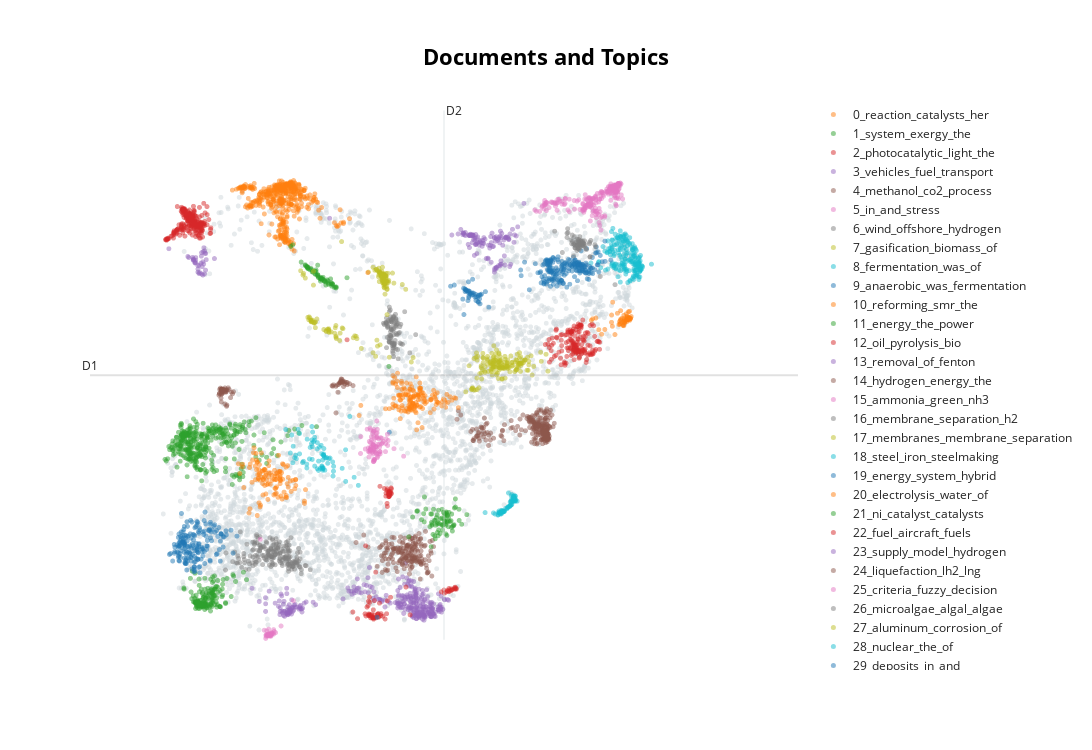

Source (notebook cell):
### Code cell
# Reduce outliers
new_topics = topic_model.reduce_outliers(abstracts, topics, probabilities=probs, 
                             threshold=0.1, strategy="probabilities")

#new_topics = topic_model.reduce_outliers(abstracts, topics, strategy="embeddings", threshold=0.1)

# Use the "c-TF-IDF" strategy with a threshold
#new_topics = topic_model.reduce_outliers(abstracts, topics , strategy="c-tf-idf", threshold=0.05)

# Reduce all outliers that are left with the "distributions" strategy
#new_topics = topic_model.reduce_outliers(abstracts, topics, strategy="distributions", threshold=0.1)

topic_model.update_topics(abstracts, topics=new_topics)
document_info = topic_model.get_document_info(abstracts)
topic_model.visualize_documents(abstracts, reduced_embeddings=reduced_embeddings, 
                                hide_document_hover=True, hide_annotations=True)

### Figure 1 — Plotly figure (JSON) as saved in the notebook; plotly's stock layout.template omitted (floating-point values rounded to 4 significant figures; data arrays with more than 128 entries replaced by an {"elided": "..."} marker saying what was removed)
{"data": [{"hoverinfo": "text", "marker": {"color": "#CFD8DC", "opacity": 0.5, "size": 5}, "mode": "markers+text", "name": "other", "showlegend": false, "type": "scattergl", "x": {"elided": "3164 float values"}, "y": {"elided": "3164 float values"}}, {"hoverinfo": "text", "marker": {"opacity": 0.5, "size": 5}, "mode": "markers+text", "name": "0_reaction_catalysts_her", "text": {"elided": "438 str values"}, "textfont": {"size": 12}, "type": "scattergl", "x": {"elided": "438 float values"}, "y": {"elided": "438 float values"}}, {"hoverinfo": "text", "marker": {"opacity": 0.5, "size": 5}, "mode": "markers+text", "name": "1_system_exergy_the", "text": {"elided": "353 str values"}, "textfont": {"size": 12}, "type": "scattergl", "x": {"elided": "353 float values"}, "y": {"elided": "353 float values"}}, {"hoverinfo": "text", "marker": {"opacity": 0.5, "size": 5}, "mode": "markers+text", "name": "2_photocatalytic_light_the", "text": {"elided": "236 str values"}, "textfont": {"size": 12}, "type": "scattergl", "x": {"elided": "236 float values"}, "y": {"elided": "236 float values"}}, {"hoverinfo": "text", "marker": {"opacity": 0.5, "size": 5}, "mode": "markers+text", "name": "3_vehicles_fuel_transport", "text": {"elided": "241 str values"}, "textfont": {"size": 12}, "type": "scattergl", "x": {"elided": "241 float values"}, "y": {"elided": "241 float values"}}, {"hoverinfo": "text", "marker": {"opacity": 0.5, "size": 5}, "mode": "markers+text", "name": "4_methanol_co2_process", "text": {"elided": "227 str values"}, "textfont": {"size": 12}, "type": "scattergl", "x": {"elided": "227 float values"}, "y": {"elided": "227 float values"}}, {"hoverinfo": "text", "marker": {"opacity": 0.5, "size": 5}, "mode": "markers+text", "name": "5_in_and_stress", "text": {"elided": "227 str values"}, "textfont": {"size": 12}, "type": "scattergl", "x": {"elided": "227 float values"}, "y": {"elided": "227 float values"}}, {"hoverinfo": "text", "marker": {"opacity": 0.5, "size": 5}, "mode": "markers+text", "name": "6_wind_offshore_hydrogen", "text": {"elided": "188 str values"}, "textfont": {"size": 12}, "type": "scattergl", "x": {"elided": "188 float values"}, "y": {"elided": "188 float values"}}, {"hoverinfo": "text", "marker": {"opacity": 0.5, "size": 5}, "mode": "markers+text", "name": "7_gasification_biomass_of", "text": {"elided": "160 str values"}, "textfont": {"size": 12}, "type": "scattergl", "x": {"elided": "160 float values"}, "y": {"elided": "160 float values"}}, {"hoverinfo": "text", "marker": {"opacity": 0.5, "size": 5}, "mode": "markers+text", "name": "8_fermentation_was_of", "text": {"elided": "192 str values"}, "textfont": {"size": 12}, "type": "scattergl", "x": {"elided": "192 float values"}, "y": {"elided": "192 float values"}}, {"hoverinfo": "text", "marker": {"opacity": 0.5, "size": 5}, "mode": "markers+text", "name": "9_anaerobic_was_fermentation", "text": {"elided": "198 str values"}, "textfont": {"size": 12}, "type": "scattergl", "x": {"elided": "198 float values"}, "y": {"elided": "198 float values"}}, {"hoverinfo": "text", "marker": {"opacity": 0.5, "size": 5}, "mode": "markers+text", "name": "10_reforming_smr_the", "text": {"elided": "143 str values"}, "textfont": {"size": 12}, "type": "scattergl", "x": {"elided": "143 float values"}, "y": {"elided": "143 float values"}}, {"hoverinfo": "text", "marker": {"opacity": 0.5, "size": 5}, "mode": "markers+text", "name": "11_energy_the_power", "text": {"elided": "155 str values"}, "textfont": {"size": 12}, "type": "scattergl", "x": {"elided": "155 float values"}, "y": {"elided": "155 float values"}}, {"hoverinfo": "text", "marker": {"opacity": 0.5, "size": 5}, "mode": "markers+text", "name": "12_oil_pyrolysis_bio", "text": {"elided": "155 str values"}, "textfont": {"size": 12}, "type": "scattergl", "x": {"elided": "155 float values"}, "y": {"elided": "155 float values"}}, {"hoverinfo": "text", "marker": {"opacity": 0.5, "size": 5}, "mode": "markers+text", "name": "13_removal_of_fenton", "text": ["", "", "", "", "", "", "", "", "", "", "", "", "", "", "", "", "", "", "", "", "", "", "", "", "", "", "", "", "", "", "", "", "", "", "", "", "", "", "", "", "", "", "", "", "", "", "", "", "", "", "", "", "", "", "", "", "", "", "", "", "", "", "", "", "", "", "", "", "", "", "", "", "", "", "", "", "", "", "", "", "", "", "", "", "", "", "", "", "", "", "", "", "", "", "", "", "", "", "", "", "", "", "", "", "", "", "", ""], "textfont": {"size": 12}, "type": "scattergl", "x": [9.832, 9.772, 9.554, 9.699, 9.465, 9.466, 9.838, 9.749, 9.375, 9.624, 9.728, 9.483, 9.868, 9.917, 9.905, 9.404, 9.936, 9.48, 9.604, 9.512, 9.804, 9.75, 9.756, 9.518, 9.861, 10.03, 9.798, 10.1, 9.35, 9.541, 9.817, 9.533, 9.876, 9.932, 9.579, 9.771, 9.451, 9.438, 9.916, 9.495, 9.706, 9.943, 9.466, 9.772, 9.453, 9.543, 9.442, 9.788, 9.673, 9.594, 9.774, 9.695, 9.99, 9.922, 9.714, 9.495, 9.886, 9.528, 9.828, 9.486, 9.819, 9.579, 9.497, 9.471, 9.524, 9.612, 9.799, 9.739, 9.491, 9.68, 9.712, 10.01, 9.551, 9.383, 9.318, 9.965, 9.244, 9.637, 9.502, 9.832, 9.822, 9.516, 9.774, 9.751, 9.373, 9.404, 9.57, 9.761, 9.447, 9.983, 9.459, 9.53, 9.613, 9.383, 9.849, 9.624, 9.391, 9.877, 9.674, 9.812, 9.482, 9.653, 9.534, 9.751, 9.82, 9.891, 9.888, 9.721], "y": [7.136, 7.076, 7.542, 7.485, 7.665, 7.693, 7.708, 7.626, 7.716, 7.629, 7.461, 7.672, 7.29, 7.6, 7.633, 7.725, 7.697, 7.668, 7.467, 7.299, 7.632, 6.988, 7.06, 7.615, 7.587, 7.83, 7.107, 8.266, 7.781, 7.331, 7.103, 7.624, 7.12, 7.092, 7.556, 7.647, 7.666, 7.503, 7.618, 7.676, 7.65, 7.133, 7.677, 7.054, 7.445, 7.532, 7.682, 7.578, 7.248, 7.533, 7.074, 7.435, 7.68, 7.594, 7.536, 7.671, 7.628, 7.687, 7.199, 7.535, 7.66, 7.578, 7.679, 7.674, 7.502, 7.527, 7.606, 7.467, 7.665, 7.488, 7.17, 7.661, 7.642, 7.709, 7.698, 7.783, 7.677, 7.6, 7.592, 7.626, 7.75, 7.595, 7.606, 7.033, 7.685, 7.668, 7.488, 7.561, 7.67, 7.542, 7.676, 7.503, 7.577, 7.717, 7.487, 7.519, 7.685, 7.629, 7.233, 7.532, 7.684, 7.241, 7.514, 7.631, 7.131, 7.646, 7.636, 7.713]}, {"hoverinfo": "text", "marker": {"opacity": 0.5, "size": 5}, "mode": "markers+text", "name": "14_hydrogen_energy_the", "text": {"elided": "174 str values"}, "textfont": {"size": 12}, "type": "scattergl", "x": {"elided": "174 float values"}, "y": {"elided": "174 float values"}}, {"hoverinfo": "text", "marker": {"opacity": 0.5, "size": 5}, "mode": "markers+text", "name": "15_ammonia_green_nh3", "text": ["", "", "", "", "", "", "", "", "", "", "", "", "", "", "", "", "", "", "", "", "", "", "", "", "", "", "", "", "", "", "", "", "", "", "", "", "", "", "", "", "", "", "", "", "", "", "", "", "", "", "", "", "", "", "", "", "", "", "", "", "", "", "", "", "", "", "", "", "", "", "", "", "", "", "", "", "", "", "", "", "", ""], "textfont": {"size": 12}, "type": "scattergl", "x": [8.352, 8.267, 8.342, 8.36, 8.276, 8.308, 8.271, 8.341, 8.294, 8.214, 8.382, 8.555, 8.304, 8.351, 8.355, 8.373, 8.391, 8.317, 8.357, 8.48, 8.454, 8.275, 8.477, 8.319, 8.306, 8.375, 8.331, 8.31, 8.287, 8.384, 8.314, 8.324, 8.285, 8.277, 8.389, 8.487, 8.351, 8.236, 8.344, 8.394, 8.258, 8.315, 8.303, 8.306, 8.318, 8.261, 8.278, 8.338, 8.313, 8.356, 8.417, 8.302, 8.428, 8.161, 8.276, 8.352, 8.301, 8.157, 8.342, 8.288, 8.319, 8.456, 8.363, 8.315, 8.25, 8.265, 8.315, 8.461, 8.406, 8.296, 8.251, 8.314, 8.314, 8.276, 8.409, 8.27, 8.284, 8.67, 8.324, 8.39, 8.338, 8.355], "y": [3.733, 3.664, 3.624, 3.784, 3.723, 4.023, 3.674, 3.741, 3.633, 3.696, 3.781, 3.702, 3.774, 4.217, 3.908, 3.883, 3.605, 4.027, 4.062, 3.763, 3.648, 3.691, 3.971, 4.058, 3.6, 3.605, 3.639, 3.466, 3.923, 3.732, 3.502, 3.499, 3.686, 4.053, 3.649, 3.854, 3.6, 4.065, 3.986, 3.908, 3.55, 3.678, 3.785, 3.774, 3.933, 3.837, 3.696, 3.666, 3.46, 3.536, 3.807, 3.658, 3.839, 3.927, 3.678, 3.923, 3.989, 3.613, 3.907, 3.865, 3.475, 3.799, 3.56, 3.769, 3.716, 3.639, 3.688, 3.884, 3.791, 3.682, 3.65, 3.848, 3.736, 3.811, 3.897, 4.085, 3.733, 3.562, 3.499, 3.647, 3.743, 4.0]}, {"hoverinfo": "text", "marker": {"opacity": 0.5, "size": 5}, "mode": "markers+text", "name": "16_membrane_separation_h2", "text": ["", "", "", "", "", "", "", "", "", "", "", "", "", "", "", "", "", "", "", "", "", "", "", "", "", "", "", "", "", "", "", "", "", "", "", "", "", "", "", "", "", "", "", "", "", "", "", "", "", "", "", "", "", "", "", "", "", "", "", "", "", "", "", "", "", "", "", "", "", "", "", "", "", "", "", "", "", "", "", "", "", "", "", "", ""], "textfont": {"size": 12}, "type": "scattergl", "x": [8.553, 8.53, 8.554, 8.544, 8.581, 8.521, 8.501, 8.577, 8.529, 8.625, 8.539, 8.577, 8.512, 8.514, 8.552, 8.462, 8.588, 8.546, 8.461, 8.57, 8.546, 8.459, 8.554, 8.573, 8.551, 8.542, 8.598, 8.559, 8.743, 8.478, 8.503, 8.465, 8.604, 8.517, 8.583, 8.44, 8.499, 8.554, 8.522, 8.551, 8.605, 8.52, 8.501, 8.641, 8.57, 8.466, 8.637, 8.479, 8.534, 8.529, 8.62, 8.55, 8.581, 8.48, 8.522, 8.5, 8.467, 8.522, 8.431, 8.683, 8.482, 8.524, 8.527, 8.512, 8.607, 8.585, 8.501, 8.493, 8.515, 8.626, 8.591, 8.519, 8.534, 8.524, 8.497, 8.657, 8.514, 8.558, 8.813, 8.542, 8.535, 8.565, 8.486, 8.579, 8.553], "y": [5.631, 5.908, 6.164, 5.479, 5.968, 5.699, 6.336, 5.56, 5.668, 5.972, 5.515, 6.12, 6.074, 6.158, 5.587, 6.022, 6.028, 6.15, 6.048, 5.715, 5.907, 6.052, 5.649, 6.203, 5.627, 5.569, 5.546, 6.037, 5.486, 5.772, 5.809, 6.038, 6.034, 5.804, 6.067, 6.012, 5.751, 6.139, 5.931, 5.415, 5.376, 6.114, 5.693, 5.653, 5.988, 6.133, 6.016, 5.958, 5.661, 6.1, 5.862, 5.934, 6.104, 5.975, 5.927, 6.257, 5.582, 5.784, 6.036, 6.251, 5.987, 6.093, 6.062, 6.284, 5.846, 6.001, 5.68, 6.06, 5.883, 5.668, 5.823, 5.767, 6.06, 5.963, 5.695, 5.643, 5.807, 5.664, 5.824, 6.114, 5.621, 5.649, 6.086, 5.844, 5.824]}, {"hoverinfo": "text", "marker": {"opacity": 0.5, "size": 5}, "mode": "markers+text", "name": "17_membranes_membrane_separation", "text": ["", "", "", "", "", "", "", "", "", "", "", "", "", "", "", "", "", "", "", "", "", "", "", "", "", "", "", "", "", "", "", "", "", "", "", "", "", "", "", "", "", "", "", "", "", "", "", "", "", "", "", "", "", "", "", "", "", "", "", "", "", "", "", "", "", "", "", "", "", "", "", "", "", "", "", "", "", "", ""], "textfont": {"size": 12}, "type": "scattergl", "x": [8.375, 8.695, 8.392, 8.39, 8.411, 8.371, 8.416, 8.448, 8.441, 8.473, 8.481, 8.459, 8.469, 8.38, 8.328, 8.537, 8.484, 8.473, 8.437, 8.407, 8.414, 8.443, 8.431, 8.438, 8.432, 8.419, 8.451, 8.38, 8.432, 8.49, 8.472, 8.43, 8.344, 8.403, 8.433, 8.432, 8.654, 8.449, 8.463, 8.426, 8.358, 8.448, 8.444, 8.462, 8.432, 8.381, 8.347, 8.461, 8.467, 8.458, 8.494, 8.425, 8.453, 8.474, 8.252, 8.376, 8.433, 8.441, 8.438, 8.434, 8.39, 8.468, 8.444, 8.449, 8.448, 8.401, 8.456, 8.386, 8.377, 8.554, 8.41, 8.449, 8.418, 8.436, 8.42, 8.432, 8.439, 8.307, 8.413], "y": [6.988, 6.667, 6.972, 6.977, 6.847, 6.901, 6.957, 6.821, 6.815, 6.197, 6.822, 6.874, 6.817, 6.995, 7.022, 6.969, 6.967, 6.665, 6.778, 6.9, 6.83, 6.769, 6.943, 6.706, 6.845, 6.845, 6.929, 6.812, 6.863, 6.797, 6.675, 6.919, 7.036, 6.916, 6.957, 6.934, 6.757, 6.913, 6.909, 6.944, 7.013, 6.809, 6.77, 6.963, 6.932, 6.992, 7.04, 6.904, 6.72, 6.914, 6.831, 6.794, 6.718, 6.788, 6.988, 7.062, 6.752, 6.694, 6.835, 6.854, 6.992, 6.82, 6.761, 6.815, 6.797, 6.918, 6.779, 6.961, 6.935, 6.783, 7.006, 6.577, 7.079, 6.788, 6.789, 6.959, 6.804, 7.078, 6.889]}, {"hoverinfo": "text", "marker": {"opacity": 0.5, "size": 5}, "mode": "markers+text", "name": "18_steel_iron_steelmaking", "text": ["", "", "", "", "", "", "", "", "", "", "", "", "", "", "", "", "", "", "", "", "", "", "", "", "", "", "", "", "", "", "", "", "", "", "", "", "", "", "", "", "", "", "", "", "", "", "", "", "", "", "", "", "", "", "", "", "", "", "", "", "", "", "", "", "", "", "", "", "", "", ""], "textfont": {"size": 12}, "type": "scattergl", "x": [9.922, 9.796, 9.972, 9.848, 9.962, 9.804, 9.791, 9.867, 9.988, 9.738, 9.834, 9.898, 9.85, 9.836, 9.862, 9.993, 9.98, 9.836, 9.999, 9.987, 10.0, 10.02, 9.833, 9.977, 9.883, 9.978, 10.0, 9.936, 9.808, 9.951, 9.826, 9.938, 9.976, 9.967, 9.979, 9.951, 9.805, 9.948, 9.933, 9.903, 9.949, 9.957, 9.976, 9.827, 9.993, 9.82, 9.856, 9.758, 9.839, 9.981, 9.856, 9.988, 9.918, 9.819, 9.911, 9.639, 9.939, 9.978, 9.826, 9.871, 9.944, 9.8, 10.0, 9.98, 9.913, 9.844, 9.997, 9.846, 9.95, 9.958, 9.854], "y": [2.628, 2.473, 2.744, 2.537, 2.728, 2.542, 2.468, 2.532, 2.782, 2.506, 2.556, 2.583, 2.521, 2.531, 2.539, 2.827, 2.739, 2.52, 2.731, 2.726, 2.82, 2.726, 2.49, 2.777, 2.59, 2.755, 2.756, 2.64, 2.513, 2.749, 2.509, 2.709, 2.722, 2.772, 2.725, 2.711, 2.509, 2.665, 2.627, 2.599, 2.654, 2.663, 2.804, 2.518, 2.786, 2.484, 2.53, 2.487, 2.55, 2.747, 2.535, 2.745, 2.879, 2.502, 2.62, 2.513, 2.647, 2.822, 2.502, 2.545, 2.724, 2.516, 2.726, 2.823, 2.61, 2.52, 2.753, 2.528, 2.823, 2.849, 2.541]}, {"hoverinfo": "text", "marker": {"opacity": 0.5, "size": 5}, "mode": "markers+text", "name": "19_energy_system_hybrid", "text": {"elided": "180 str values"}, "textfont": {"size": 12}, "type": "scattergl", "x": {"elided": "180 float values"}, "y": {"elided": "180 float values"}}, {"hoverinfo": "text", "marker": {"opacity": 0.5, "size": 5}, "mode": "markers+text", "name": "20_electrolysis_water_of", "text": ["", "", "", "", "", "", "", "", "", "", "", "", "", "", "", "", "", "", "", "", "", "", "", "", "", "", "", "", "", "", "", "", "", "", "", "", "", "", "", "", "", "", "", "", "", "", "", "", "", "", "", "", "", "", "", "", "", "", "", "", "", "", "", "", "", "", "", "", "", "", "", "", "", "", "", "", "", "", "", "", "", "", "", "", "", "", "", "", "", "", "", "", "", "", "", "", "", "", "", "", "", "", "", "", "", "", "", "", "", "", "", ""], "textfont": {"size": 12}, "type": "scattergl", "x": [7.135, 6.931, 7.202, 6.915, 7.278, 7.129, 6.846, 6.89, 7.21, 7.273, 6.927, 7.084, 7.031, 6.996, 6.943, 6.95, 6.92, 7.056, 7.065, 6.921, 8.244, 6.906, 7.182, 7.159, 7.202, 6.842, 7.018, 6.838, 7.067, 7.167, 7.353, 7.031, 6.957, 7.232, 7.29, 7.015, 7.27, 7.066, 7.023, 7.225, 7.24, 7.285, 6.955, 7.041, 6.942, 6.946, 7.142, 6.874, 7.016, 6.929, 7.297, 6.769, 7.23, 6.722, 6.987, 7.332, 7.002, 7.145, 7.141, 7.103, 6.756, 6.985, 7.201, 7.087, 7.139, 7.297, 6.706, 7.388, 6.964, 7.248, 7.036, 7.106, 6.75, 7.17, 7.205, 7.061, 6.998, 7.197, 7.0, 7.157, 7.202, 7.126, 6.867, 7.185, 7.387, 7.322, 7.273, 7.154, 6.831, 7.385, 7.376, 6.884, 7.218, 7.046, 7.205, 6.979, 7.198, 7.009, 6.935, 7.491, 7.149, 7.503, 7.491, 6.955, 7.176, 6.968, 7.152, 6.91, 7.07, 7.676, 6.961, 6.994], "y": [3.3, 3.456, 3.281, 3.614, 2.792, 3.133, 3.416, 3.72, 2.822, 3.358, 3.449, 3.04, 2.86, 3.289, 3.157, 2.696, 3.492, 2.759, 3.387, 3.313, 6.978, 3.38, 3.58, 2.993, 3.198, 2.585, 3.019, 3.352, 3.179, 3.196, 3.113, 3.211, 3.246, 3.133, 3.387, 3.177, 2.799, 3.252, 3.313, 2.766, 3.407, 3.051, 3.224, 3.119, 3.14, 3.317, 2.862, 3.492, 3.314, 2.46, 2.987, 2.979, 3.421, 3.239, 3.282, 2.908, 3.127, 3.129, 2.962, 3.112, 3.413, 3.169, 3.174, 3.25, 3.194, 3.169, 3.421, 3.017, 2.619, 2.894, 3.244, 3.204, 3.365, 3.254, 3.12, 3.052, 2.84, 3.138, 3.139, 2.871, 3.053, 2.842, 3.077, 3.28, 3.131, 3.102, 2.832, 3.129, 2.506, 3.122, 2.956, 3.627, 3.257, 3.036, 3.107, 3.624, 3.275, 3.312, 3.221, 2.727, 2.964, 2.941, 2.684, 3.407, 2.798, 2.651, 3.238, 3.125, 3.475, 7.989, 3.117, 3.053]}, {"hoverinfo": "text", "marker": {"opacity": 0.5, "size": 5}, "mode": "markers+text", "name": "21_ni_catalyst_catalysts", "text": ["", "", "", "", "", "", "", "", "", "", "", "", "", "", "", "", "", "", "", "", "", "", "", "", "", "", "", "", "", "", "", "", "", "", "", "", "", "", "", "", "", "", "", "", "", "", "", "", "", "", "", "", "", "", "", "", "", "", "", "", ""], "textfont": {"size": 12}, "type": "scattergl", "x": [7.7, 7.524, 7.617, 7.681, 7.802, 7.824, 7.809, 7.866, 7.694, 7.683, 7.535, 7.617, 7.729, 7.452, 7.77, 7.527, 7.65, 7.657, 7.328, 7.815, 7.817, 7.503, 7.859, 7.684, 7.748, 7.627, 7.708, 7.679, 7.729, 7.726, 7.351, 7.532, 7.777, 7.627, 7.591, 7.775, 7.5, 7.656, 7.746, 7.648, 7.702, 7.519, 7.87, 7.827, 7.554, 7.644, 7.806, 7.569, 7.761, 8.494, 7.515, 7.623, 7.592, 7.685, 7.531, 7.712, 7.582, 7.996, 7.571, 7.65, 7.846], "y": [6.866, 7.072, 7.002, 6.82, 6.862, 6.772, 6.789, 6.694, 6.847, 6.869, 7.077, 6.95, 6.831, 7.174, 6.824, 7.085, 6.936, 6.885, 7.464, 6.727, 6.772, 7.11, 6.711, 6.887, 6.805, 6.999, 6.863, 6.861, 6.817, 6.817, 7.496, 7.059, 6.781, 7.03, 6.987, 6.76, 7.125, 6.898, 6.748, 7.117, 6.859, 7.094, 6.71, 6.754, 7.032, 6.923, 6.765, 7.056, 6.843, 5.233, 7.091, 6.952, 7.013, 6.867, 7.055, 6.891, 6.993, 6.882, 7.039, 6.937, 6.704]}, {"hoverinfo": "text", "marker": {"opacity": 0.5, "size": 5}, "mode": "markers+text", "name": "22_fuel_aircraft_fuels", "text": ["", "", "", "", "", "", "", "", "", "", "", "", "", "", "", "", "", "", "", "", "", "", "", "", "", "", "", "", "", "", "", "", "", "", "", "", "", "", "", "", "", "", "", "", "", "", "", "", "", "", "", "", "", "", "", "", "", "", "", "", "", "", ""], "textfont": {"size": 12}, "type": "scattergl", "x": [8.222, 8.312, 8.37, 8.268, 8.254, 8.302, 9.239, 9.206, 9.283, 8.264, 8.262, 8.277, 8.402, 8.235, 9.247, 8.323, 8.303, 8.747, 9.209, 9.193, 9.233, 8.467, 8.45, 8.515, 8.313, 9.118, 8.313, 8.273, 8.253, 8.361, 9.15, 9.297, 9.278, 9.173, 9.195, 9.284, 8.248, 8.359, 8.285, 8.476, 8.263, 8.066, 8.343, 8.373, 8.332, 8.383, 9.154, 8.255, 8.252, 9.276, 9.233, 8.423, 8.291, 9.293, 8.122, 8.212, 8.322, 8.292, 8.37, 8.31, 8.698, 9.218, 8.4], "y": [0.5906, 0.5571, 0.5734, 0.8457, 0.5971, 0.5545, 1.071, 1.042, 1.126, 0.6012, 0.6194, 0.5551, 0.6336, 0.7545, 1.075, 0.607, 0.5686, 0.6103, 1.1, 1.063, 1.067, 0.6316, 0.5336, 0.9377, 0.5479, 1.039, 0.5302, 0.5956, 0.6022, 0.6257, 1.073, 1.089, 1.094, 1.034, 1.058, 1.092, 0.7827, 0.6149, 0.6018, 0.8722, 0.9417, 0.663, 0.555, 0.5662, 0.563, 0.8291, 1.014, 0.6274, 0.8646, 1.115, 1.096, 0.5839, 0.5648, 1.108, 0.5394, 0.6301, 0.8758, 0.6247, 0.6336, 0.7042, 1.127, 1.051, 0.5974]}, {"hoverinfo": "text", "marker": {"opacity": 0.5, "size": 5}, "mode": "markers+text", "name": "23_supply_model_hydrogen", "text": ["", "", "", "", "", "", "", "", "", "", "", "", "", "", "", "", "", "", "", "", "", "", "", "", "", "", "", "", "", "", "", "", "", "", "", "", "", "", "", "", "", "", "", "", "", "", "", "", "", "", "", "", "", "", "", "", "", "", "", "", "", "", "", "", ""], "textfont": {"size": 12}, "type": "scattergl", "x": [7.23, 7.427, 7.254, 7.191, 7.383, 7.288, 7.281, 7.292, 7.487, 7.239, 6.953, 7.336, 7.339, 7.029, 7.368, 7.594, 7.448, 7.313, 7.323, 7.341, 7.352, 7.275, 7.316, 6.867, 7.455, 7.343, 7.309, 7.334, 7.202, 7.312, 7.433, 7.142, 7.46, 7.29, 7.443, 7.362, 7.311, 7.279, 7.071, 7.211, 7.4, 7.255, 7.202, 7.183, 7.469, 7.287, 7.436, 7.294, 7.31, 7.28, 7.247, 7.354, 7.242, 7.511, 7.22, 7.199, 7.028, 7.307, 7.624, 7.286, 7.325, 7.027, 7.38, 7.222, 7.24], "y": [0.6495, 0.7149, 0.6767, 0.8687, 0.7534, 0.6956, 1.005, 0.7589, 0.8275, 0.809, 0.8595, 0.6266, 0.8912, 0.8168, 0.7924, 0.846, 0.7222, 0.649, 0.7209, 0.7336, 0.7493, 0.6346, 0.6945, 1.104, 0.721, 0.7506, 0.6602, 0.6744, 0.7438, 0.6389, 0.7381, 0.8282, 0.6648, 0.6136, 0.7884, 0.7021, 0.7222, 1.105, 1.051, 0.9986, 0.7541, 0.5831, 0.6737, 0.7681, 0.7356, 0.6374, 0.7643, 0.6131, 0.8002, 0.6655, 0.8624, 0.6768, 0.6002, 0.8511, 0.9634, 0.6155, 0.6739, 0.6774, 0.8005, 0.6488, 0.6908, 0.93, 0.804, 0.681, 0.6754]}, {"hoverinfo": "text", "marker": {"opacity": 0.5, "size": 5}, "mode": "markers+text", "name": "24_liquefaction_lh2_lng", "text": ["", "", "", "", "", "", "", "", "", "", "", "", "", "", "", "", "", "", "", "", "", "", "", "", "", "", "", "", "", "", "", "", "", "", "", "", "", "", "", "", "", "", "", "", "", "", "", "", "", ""], "textfont": {"size": 12}, "type": "scattergl", "x": [6.511, 6.53, 6.565, 6.48, 6.635, 6.584, 6.542, 6.518, 6.568, 6.506, 6.545, 6.51, 6.557, 6.48, 6.562, 6.506, 6.504, 6.511, 6.517, 6.491, 6.594, 6.646, 6.529, 6.508, 6.503, 6.544, 6.516, 6.555, 6.504, 6.514, 6.564, 6.621, 6.498, 6.518, 6.502, 6.515, 6.532, 6.497, 6.612, 6.501, 6.473, 6.502, 6.508, 6.482, 6.501, 6.51, 6.502, 6.542, 6.505, 6.571], "y": [4.775, 4.807, 4.491, 4.723, 4.724, 4.836, 4.759, 4.77, 4.514, 4.717, 4.831, 4.807, 4.787, 4.736, 4.764, 4.807, 4.796, 4.804, 4.789, 4.829, 4.806, 4.763, 4.796, 4.807, 4.718, 4.535, 4.799, 4.753, 4.81, 4.805, 4.802, 4.755, 4.79, 4.739, 4.8, 4.802, 4.798, 4.644, 4.653, 4.799, 4.698, 4.573, 4.816, 4.807, 4.75, 4.76, 4.778, 4.794, 4.803, 4.791]}, {"hoverinfo": "text", "marker": {"opacity": 0.5, "size": 5}, "mode": "markers+text", "name": "25_criteria_fuzzy_decision", "text": ["", "", "", "", "", "", "", "", "", "", "", "", "", "", "", "", "", "", "", "", "", "", "", "", "", "", "", "", "", "", "", "", "", "", "", "", "", "", "", "", "", "", ""], "textfont": {"size": 12}, "type": "scattergl", "x": [7.093, 6.966, 7.065, 7.03, 7.081, 7.076, 7.065, 7.056, 7.063, 7.084, 7.055, 7.093, 7.105, 7.041, 7.039, 7.012, 7.036, 7.124, 7.068, 7.052, 7.088, 7.095, 7.054, 7.212, 7.032, 7.077, 7.359, 7.078, 7.07, 7.056, 7.079, 7.09, 7.054, 7.099, 7.106, 7.067, 7.124, 7.05, 7.088, 7.052, 7.147, 7.131, 7.108], "y": [0.2485, 2.017, 0.345, 0.173, 0.2481, 0.2414, 0.249, 0.2372, 0.2621, 0.2543, 0.2143, 0.2132, 0.2723, 0.3151, 0.2452, 0.325, 0.2122, 0.3355, 0.2327, 0.2388, 0.2193, 0.2658, 0.2341, 0.403, 0.2319, 0.2324, 0.8748, 0.2164, 0.2337, 0.2274, 0.2446, 0.2402, 0.2269, 0.2802, 0.2583, 0.2456, 0.2534, 0.2418, 0.2371, 0.2385, 0.2795, 0.3004, 0.2563]}, {"hoverinfo": "text", "marker": {"opacity": 0.5, "size": 5}, "mode": "markers+text", "name": "26_microalgae_algal_algae", "text": ["", "", "", "", "", "", "", "", "", "", "", "", "", "", "", "", "", "", "", "", "", "", "", "", "", "", "", "", "", "", "", "", "", "", "", "", "", "", "", "", "", "", "", "", "", "", "", "", "", "", "", "", "", "", "", "", "", "", "", "", "", "", "", "", "", ""], "textfont": {"size": 12}, "type": "scattergl", "x": [10.73, 10.71, 10.77, 10.76, 10.9, 10.78, 10.75, 10.62, 10.73, 10.7, 10.77, 10.77, 10.88, 10.75, 10.73, 10.77, 10.61, 10.89, 10.7, 10.81, 10.8, 10.79, 10.69, 10.95, 10.89, 10.83, 10.81, 10.73, 10.84, 10.67, 10.8, 10.95, 10.69, 10.84, 10.8, 11.01, 10.77, 10.8, 10.76, 10.74, 10.71, 10.88, 10.78, 10.73, 10.75, 10.56, 10.75, 10.76, 10.78, 10.77, 10.77, 10.68, 10.71, 10.82, 10.75, 10.66, 10.61, 10.74, 10.47, 10.75, 10.76, 10.62, 10.81, 10.68, 11.18, 10.71], "y": [7.541, 7.438, 7.52, 7.497, 7.578, 7.576, 7.559, 7.795, 7.599, 7.498, 7.511, 7.435, 7.545, 7.598, 7.488, 7.648, 7.71, 7.267, 7.648, 7.529, 7.565, 7.493, 7.288, 7.46, 7.276, 7.498, 7.514, 7.391, 7.407, 7.518, 7.486, 7.497, 7.51, 7.424, 7.484, 6.907, 7.514, 7.538, 7.406, 7.429, 7.482, 7.516, 7.556, 7.489, 7.533, 7.352, 7.575, 7.443, 7.518, 7.478, 7.564, 7.676, 7.439, 7.571, 7.493, 7.589, 7.633, 7.426, 7.748, 7.513, 7.536, 7.721, 7.472, 7.558, 6.754, 7.53]}, {"hoverinfo": "text", "marker": {"opacity": 0.5, "size": 5}, "mode": "markers+text", "name": "27_aluminum_corrosion_of", "text": ["", "", "", "", "", "", "", "", "", "", "", "", "", "", "", "", "", "", "", "", "", "", "", "", "", "", "", "", "", "", "", "", "", "", "", "", "", "", "", "", "", "", "", "", "", "", "", "", "", "", "", "", "", "", "", "", ""], "textfont": {"size": 12}, "type": "scattergl", "x": [7.909, 7.781, 8.167, 8.762, 7.62, 7.779, 7.639, 8.39, 7.765, 8.071, 7.776, 8.337, 7.915, 7.87, 7.566, 7.933, 7.542, 7.57, 7.748, 7.473, 8.36, 8.5, 7.94, 7.948, 7.786, 7.865, 7.613, 7.547, 7.721, 7.445, 7.748, 8.352, 8.783, 8.307, 7.571, 7.865, 7.566, 7.808, 7.779, 7.48, 7.85, 7.501, 7.555, 7.857, 7.622, 7.572, 8.106, 8.089, 7.582, 7.607, 7.597, 7.598, 7.867, 7.6, 8.114, 7.587, 7.531], "y": [5.716, 5.903, 5.568, 5.316, 5.954, 5.874, 6.115, 5.636, 5.926, 5.766, 5.919, 5.42, 5.852, 5.752, 6.091, 7.556, 6.101, 6.064, 5.883, 6.933, 5.61, 5.404, 5.949, 5.935, 5.867, 5.776, 6.051, 6.154, 5.919, 7.012, 5.897, 5.722, 5.398, 5.487, 6.093, 5.994, 6.083, 5.875, 5.934, 6.963, 5.85, 6.877, 6.133, 5.952, 6.059, 6.063, 5.793, 5.803, 6.068, 6.038, 7.003, 6.746, 5.795, 6.047, 5.75, 6.095, 6.146]}, {"hoverinfo": "text", "marker": {"opacity": 0.5, "size": 5}, "mode": "markers+text", "name": "28_nuclear_the_of", "text": ["", "", "", "", "", "", "", "", "", "", "", "", "", "", "", "", "", "", "", "", "", "", "", "", "", "", "", "", "", "", "", "", "", "", "", "", "", "", "", "", "", "", "", "", "", "", "", "", "", "", "", "", "", "", "", "", "", "", "", "", "", "", "", "", "", "", ""], "textfont": {"size": 12}, "type": "scattergl", "x": [8.132, 7.83, 7.981, 7.432, 7.767, 7.795, 7.415, 7.73, 7.708, 7.357, 7.72, 7.642, 7.641, 7.559, 7.374, 7.747, 7.712, 7.72, 7.394, 7.7, 7.781, 7.836, 8.03, 7.583, 7.469, 7.708, 7.719, 7.518, 7.714, 7.478, 7.708, 7.696, 7.58, 7.599, 7.697, 7.523, 7.826, 7.722, 8.082, 7.733, 7.7, 7.657, 7.713, 7.387, 7.34, 7.678, 7.612, 7.55, 7.644, 7.837, 7.432, 7.575, 7.98, 7.94, 7.519, 7.588, 7.61, 7.268, 7.584, 7.689, 7.67, 7.754, 7.353, 7.612, 7.659, 7.323, 7.579], "y": [3.02, 3.194, 3.094, 3.984, 3.431, 3.528, 4.062, 3.541, 3.328, 3.747, 3.603, 3.33, 3.698, 3.727, 3.534, 3.526, 3.586, 3.578, 3.514, 3.367, 3.517, 3.283, 4.302, 3.503, 3.444, 3.301, 3.577, 3.415, 3.334, 3.468, 3.492, 3.61, 3.866, 3.831, 3.38, 3.879, 3.455, 3.704, 3.17, 3.301, 3.34, 3.298, 3.349, 3.581, 3.957, 3.335, 3.378, 3.511, 3.815, 3.374, 3.606, 3.797, 3.682, 3.337, 3.344, 4.012, 3.858, 4.059, 3.739, 3.765, 3.733, 3.539, 3.442, 3.915, 3.471, 3.621, 4.115]}, {"hoverinfo": "text", "marker": {"opacity": 0.5, "size": 5}, "mode": "markers+text", "name": "29_deposits_in_and", "text": ["", "", "", "", "", "", "", "", "", "", "", "", "", "", "", "", "", "", "", "", "", "", "", "", "", "", "", "", "", "", "", "", "", "", "", "", "", "", "", "", "", "", ""], "textfont": {"size": 12}, "type": "scattergl", "x": [9.435, 9.486, 9.684, 9.528, 9.458, 9.407, 9.407, 9.439, 9.579, 9.273, 9.475, 9.576, 9.554, 9.399, 9.558, 9.503, 9.531, 9.533, 9.553, 9.491, 9.374, 9.444, 9.436, 9.419, 9.452, 9.519, 9.416, 9.495, 9.229, 9.402, 9.573, 9.444, 9.56, 9.446, 9.643, 9.583, 9.48, 9.596, 9.387, 9.441, 9.384, 8.355, 9.46], "y": [6.458, 6.603, 6.334, 6.574, 6.592, 6.654, 6.664, 6.642, 6.398, 6.747, 6.594, 6.566, 6.44, 6.676, 6.552, 6.596, 6.46, 6.53, 6.523, 6.854, 6.485, 6.513, 6.612, 6.647, 6.632, 6.523, 6.641, 6.568, 6.725, 6.626, 6.49, 6.626, 6.427, 6.539, 6.624, 6.56, 6.563, 6.577, 6.198, 6.807, 6.687, 0.5643, 6.581]}, {"hoverinfo": "text", "marker": {"opacity": 0.5, "size": 5}, "mode": "markers+text", "name": "30_glycerol_biodiesel_of", "text": ["", "", "", "", "", "", "", "", "", "", "", "", "", "", "", "", "", "", "", "", "", "", "", "", "", "", "", "", "", "", "", "", "", "", "", "", "", "", "", "", "", "", "", "", "", "", "", "", "", "", "", "", ""], "textfont": {"size": 12}, "type": "scattergl", "x": [11.36, 11.34, 11.32, 11.21, 11.33, 11.29, 11.3, 11.33, 10.9, 11.24, 11.29, 11.06, 11.32, 11.27, 11.25, 11.32, 11.02, 11.24, 11.3, 11.38, 11.35, 11.34, 11.33, 11.33, 11.28, 10.96, 11.15, 11.25, 11.3, 11.16, 11.28, 11.3, 11.34, 11.14, 11.37, 11.14, 11.29, 11.32, 11.37, 11.35, 11.36, 11.18, 11.35, 11.33, 11.23, 10.92, 11.25, 11.36, 11.35, 11.25, 11.34, 11.29, 10.99], "y": [6.091, 6.11, 6.092, 6.222, 6.166, 6.183, 6.074, 6.156, 6.092, 6.019, 5.99, 5.92, 6.062, 6.129, 6.033, 6.131, 5.832, 6.068, 6.12, 6.16, 6.139, 6.132, 6.114, 6.106, 6.009, 6.134, 5.98, 6.111, 6.041, 6.428, 5.994, 6.055, 6.249, 6.053, 6.121, 6.188, 6.066, 6.211, 6.132, 6.104, 6.258, 5.826, 6.147, 6.098, 6.012, 6.12, 6.27, 6.116, 6.129, 6.091, 6.105, 6.089, 5.916]}, {"hoverinfo": "text", "marker": {"opacity": 0.5, "size": 5}, "mode": "markers+text", "name": "31_energy_the_to", "text": ["", "", "", "", "", "", "", "", "", "", "", "", "", "", "", "", "", "", "", "", "", "", "", "", "", "", "", "", "", "", "", "", "", "", "", "", "", "", "", "", "", "", "", "", "", "", "", "", "", "", "", "", "", "", "", "", "", "", "", "", "", "", "", "", "", "", "", "", "", "", "", "", "", "", "", ""], "textfont": {"size": 12}, "type": "scattergl", "x": [8.909, 9.241, 9.07, 9.158, 9.081, 9.17, 9.269, 9.04, 9.128, 9.025, 8.998, 9.01, 9.047, 8.934, 9.204, 9.075, 9.25, 9.02, 9.05, 9.203, 9.191, 9.159, 8.916, 9.158, 9.286, 8.778, 9.328, 9.209, 9.287, 9.046, 9.105, 9.086, 9.204, 9.07, 9.149, 9.001, 9.06, 9.185, 9.165, 9.127, 9.144, 9.171, 9.09, 9.274, 9.177, 9.265, 9.183, 9.072, 8.73, 9.135, 9.036, 9.139, 8.993, 9.223, 9.169, 8.884, 9.253, 9.422, 9.086, 9.233, 9.005, 9.242, 8.918, 9.19, 8.983, 9.361, 9.127, 9.007, 9.105, 9.331, 8.826, 9.191, 9.18, 9.158, 9.123, 8.834], "y": [2.494, 2.236, 2.47, 2.353, 2.082, 2.28, 2.288, 2.08, 2.575, 2.575, 1.879, 2.3, 2.37, 2.579, 2.423, 2.329, 2.17, 2.107, 2.278, 2.25, 2.453, 2.461, 2.341, 2.495, 2.768, 2.43, 2.575, 2.517, 2.616, 2.025, 2.397, 2.558, 2.361, 2.302, 2.399, 2.327, 2.419, 2.09, 2.311, 2.296, 2.516, 2.117, 2.311, 2.599, 2.525, 2.273, 2.343, 2.143, 2.061, 2.188, 2.366, 2.281, 2.488, 2.346, 2.483, 2.382, 2.26, 2.475, 2.192, 2.363, 2.488, 2.486, 2.805, 2.467, 2.254, 2.296, 2.275, 2.277, 2.126, 2.367, 2.538, 2.335, 2.505, 2.363, 2.41, 2.543]}, {"hoverinfo": "text", "marker": {"opacity": 0.5, "size": 5}, "mode": "markers+text", "name": "32_lohc_dehydrogenation_liquid", "text": ["", "", "", "", "", "", "", "", "", "", "", "", "", "", "", "", "", "", "", "", "", "", "", "", "", "", "", "", "", "", "", ""], "textfont": {"size": 12}, "type": "scattergl", "x": [8.462, 8.524, 8.492, 8.489, 8.496, 8.495, 8.494, 8.493, 8.491, 8.506, 8.474, 8.497, 8.521, 8.458, 8.513, 8.495, 8.441, 8.501, 8.477, 8.475, 8.218, 8.389, 7.997, 8.525, 8.503, 8.338, 8.507, 8.503, 8.47, 8.505, 8.5, 8.521], "y": [2.877, 2.874, 2.913, 2.868, 2.815, 2.809, 2.867, 2.896, 2.849, 2.829, 2.684, 2.894, 2.859, 2.82, 2.902, 2.813, 2.961, 2.845, 2.628, 2.958, 1.895, 3.002, 5.729, 2.955, 2.887, 1.405, 2.89, 2.871, 2.928, 2.863, 2.9, 2.972]}, {"hoverinfo": "text", "marker": {"opacity": 0.5, "size": 5}, "mode": "markers+text", "name": "33_solar_photoelectrochemical_splitting", "text": ["", "", "", "", "", "", "", "", "", "", "", "", "", "", "", "", "", "", "", "", "", "", "", "", "", "", "", "", "", "", "", "", "", "", "", "", ""], "textfont": {"size": 12}, "type": "scattergl", "x": [6.281, 6.224, 6.189, 6.302, 6.238, 6.259, 6.275, 6.282, 6.224, 6.316, 6.104, 6.19, 6.286, 6.315, 6.161, 6.115, 6.323, 6.267, 6.304, 7.79, 6.294, 6.238, 6.194, 6.198, 6.167, 6.224, 6.194, 6.293, 6.171, 6.42, 6.167, 5.878, 6.173, 6.307, 6.264, 6.246, 6.268], "y": [7.18, 7.107, 7.157, 6.955, 6.96, 7.152, 7.09, 6.933, 7.044, 7.332, 7.279, 7.165, 7.369, 7.024, 7.262, 7.258, 7.22, 7.349, 7.38, 7.989, 7.441, 7.116, 7.17, 7.257, 7.209, 6.987, 7.209, 7.14, 7.222, 7.24, 7.234, 7.423, 7.213, 7.341, 7.285, 6.977, 6.953]}, {"hoverinfo": "text", "marker": {"opacity": 0.5, "size": 5}, "mode": "markers+text", "name": "34_machine_learning_model", "text": ["", "", "", "", "", "", "", "", "", "", "", "", "", "", "", "", "", "", "", "", "", "", "", "", "", "", "", ""], "textfont": {"size": 12}, "type": "scattergl", "x": [7.968, 7.914, 7.896, 7.97, 7.95, 7.836, 7.924, 7.889, 7.917, 7.923, 7.988, 8.027, 7.907, 7.947, 7.819, 7.921, 7.936, 8.068, 8.0, 7.827, 7.864, 8.001, 7.956, 7.877, 7.927, 7.936, 7.866, 7.945], "y": [4.948, 4.923, 4.897, 4.907, 4.943, 4.89, 4.971, 4.753, 4.942, 4.951, 4.936, 4.911, 4.926, 4.965, 4.874, 4.939, 4.931, 4.876, 4.892, 4.864, 4.862, 4.931, 4.859, 4.888, 4.998, 4.996, 4.368, 4.948]}], "layout": {"annotations": [{"showarrow": false, "text": "D1", "x": 4.94, "y": 5.071, "yshift": 10}, {"showarrow": false, "text": "D2", "x": 9.15, "xshift": 10, "y": 9.995}], "height": 750, "shapes": [{"line": {"color": "#CFD8DC", "width": 2}, "type": "line", "x0": 9.15, "x1": 9.15, "y0": 0.147, "y1": 9.995}, {"line": {"color": "#9E9E9E", "width": 2}, "type": "line", "x0": 4.94, "x1": 13.36, "y0": 5.071, "y1": 5.071}], "title": {"font": {"color": "Black", "size": 22}, "text": "<b>Documents and Topics</b>", "x": 0.5, "xanchor": "center", "yanchor": "top"}, "width": 1200, "xaxis": {"visible": false}, "yaxis": {"visible": false}}}
